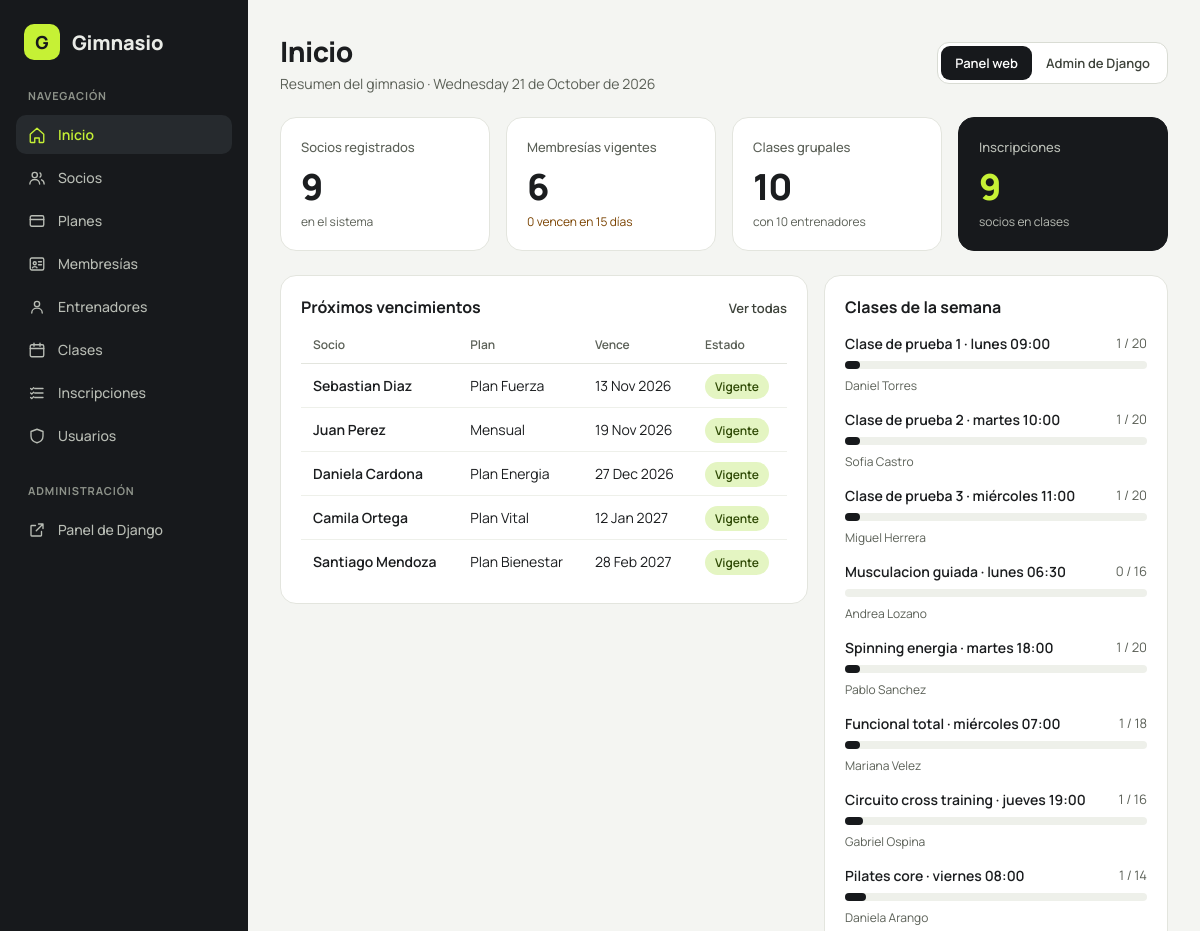
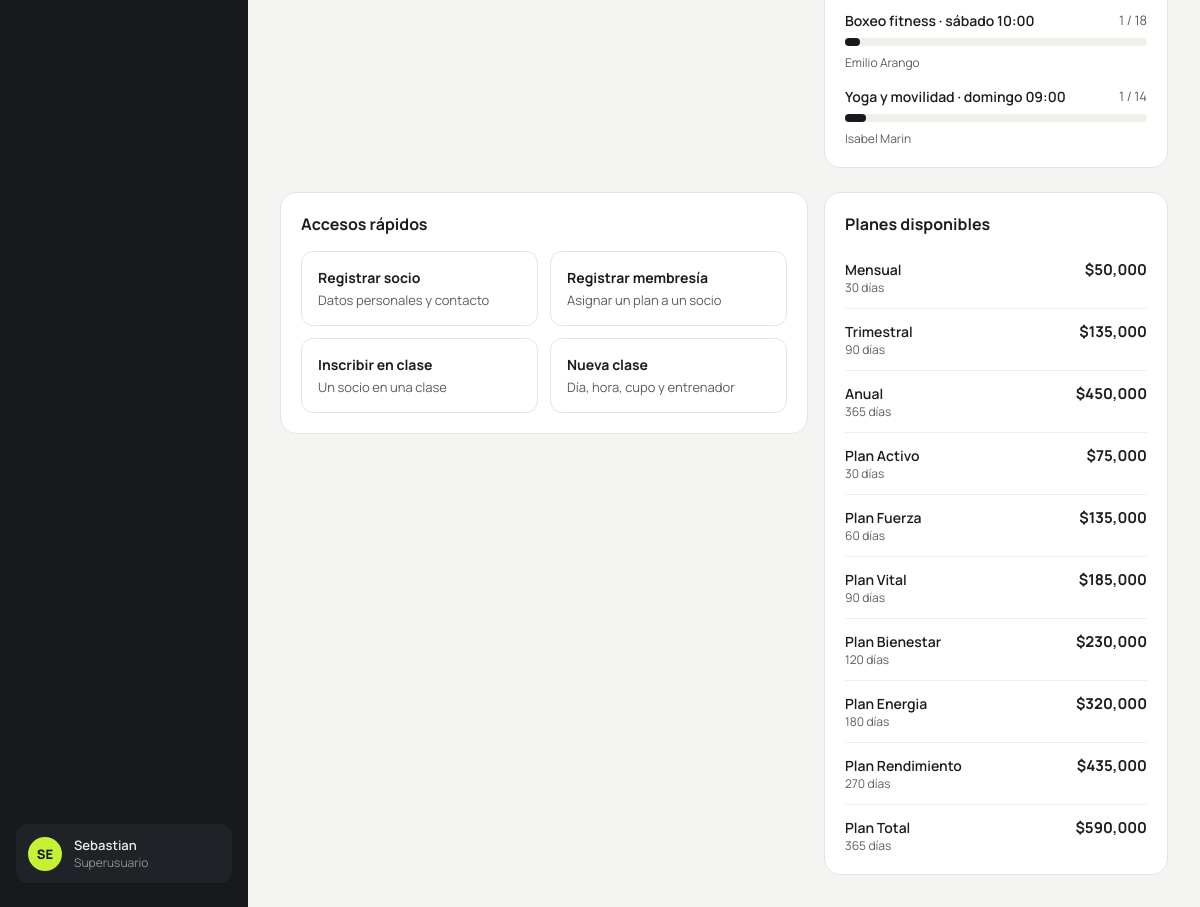
The app's page / (signed in) with its own data (2 pictures, top to bottom).
### planes/models.py (models this page shows)
class Plan(models.Model):
    pk_pla_id = models.AutoField(primary_key=True)
    pla_nombre = models.CharField(max_length=50)
    pla_precio = models.DecimalField(max_digits=10, decimal_places=2)
    pla_dias = models.PositiveIntegerField()
    class Meta:
        db_table = 'tbl_plan'
    def __str__(self):
        return f'{self.pla_nombre} ({self.pla_dias} días)'

### membresias/models.py (models this page shows, shortened)
class Membresia(models.Model):
    pk_mem_id = models.AutoField(primary_key=True)
    fk_soc = models.ForeignKey(
        'socios.Socio',
        on_delete=models.CASCADE,   # sin socio no existe la membresía
        related_name='membresias',
    )
    fk_pla = models.ForeignKey(
        'planes.Plan',
        on_delete=models.PROTECT,
        related_name='membresias',
    )
    fk_usu = models.ForeignKey(
        'usuarios.Usuario',
        on_delete=models.PROTECT,
        related_name='membresias_registradas',
    )
    mem_inicio = models.DateField()
    mem_fin = models.DateField()
    class Meta:
        db_table = 'tbl_membresia'

### clases/models.py (models this page shows)
class Clase(models.Model):
    DIAS = [
        ('lunes', 'Lunes'),
        ('martes', 'Martes'),
        ('miercoles', 'Miércoles'),
        ('jueves', 'Jueves'),
        ('viernes', 'Viernes'),
        ('sabado', 'Sábado'),
        ('domingo', 'Domingo'),
    ]
    pk_cla_id = models.AutoField(primary_key=True)
    fk_ent = models.ForeignKey(
        'entrenadores.Entrenador',
        on_delete=models.PROTECT,
        related_name='clases',
    )
    cla_nombre = models.CharField(max_length=60)
    cla_dia = models.CharField(max_length=10, choices=DIAS)
    cla_hora = models.TimeField()
    cla_cupo = models.PositiveIntegerField()
    socios = models.ManyToManyField(
        'socios.Socio',
        through='inscripciones.Inscripcion',
        related_name='clases',
    )
    class Meta:
        db_table = 'tbl_clase'
    def __str__(self):
        return f'{self.cla_nombre} - {self.get_cla_dia_display()} {self.cla_hora:%H:%M}'

### entrenadores/models.py (models this page shows)
class Entrenador(models.Model):
    pk_ent_id = models.AutoField(primary_key=True)
    ent_nombre = models.CharField(max_length=80)
    ent_apellido = models.CharField(max_length=80)
    ent_telefono = models.CharField(max_length=20)
    ent_especialidad = models.CharField(max_length=60)
    class Meta:
        db_table = 'tbl_entrenador'
    def __str__(self):
        return f'{self.ent_nombre} {self.ent_apellido} - {self.ent_especialidad}'

### config/views.py (the view)
# urls.py: path('', inicio, name='inicio'),
@staff_member_required
def inicio(request):
    return render(request, 'index.html', _contexto_inicio())

### config/views.py (called while the page is built)
def _texto_vencimiento(dias):
    if dias == 0:
        return 'Vence hoy'
    if dias <= DIAS_AVISO:
        return f'Vence en {dias} día' + ('' if dias == 1 else 's')
    return 'Vigente'

def _formularios_rapidos(formulario_activo=None):
    modulos = ('socios', 'membresias', 'inscripciones', 'clases')
    formularios = []
    for modulo in modulos:
        configuracion = CATALOGOS[modulo]
        formulario = (
            formulario_activo
            if formulario_activo is not None and modulo == formulario_activo['modulo']
            else FORMULARIOS[modulo]()
        )
        formularios.append({
            'modulo': modulo,
            'titulo': configuracion['crear_texto'],
            'formulario': formulario,
            'modal_id': f'modal-{modulo}',
        })
    return formularios

### socios/models.py (called while the page is built)
    def __str__(self):
        return f'{self.soc_nombre} {self.soc_apellido} - {self.soc_documento}'

### usuarios/models.py (called while the page is built)
    def __str__(self):
        return f'{self.usu_nombre} {self.usu_apellido} ({self.get_usu_rol_display()})'

### templates/index.html (shortened to what this page needs)
{% extends 'base.html' %}
{% block contenido %}
<header class="encabezado">
  <div>
    <h1>Inicio</h1>
    <p>Resumen del gimnasio · {{ hoy|date:"l j \d\e F \d\e Y" }}</p>
  </div>
  <div class="acciones">
    <div class="selector" role="group" aria-label="Elegir panel">
      <a class="activo" href="{% url 'inicio' %}">Panel web</a>
      <a href="{% url 'admin:index' %}">Admin de Django</a>
    </div>
  </div>
</header>
<section class="fila" aria-label="Indicadores">
  <div class="tarjeta kpi">
    <div class="kpi-etiqueta">Socios registrados</div>
    <div class="kpi-valor">{{ total_socios }}</div>
    <div class="kpi-nota">en el sistema</div>
  </div>
  <div class="tarjeta kpi aviso">
    <div class="kpi-etiqueta">Membresías vigentes</div>
    <div class="kpi-valor">{{ total_vigentes }}</div>
    <div class="kpi-nota">{{ por_vencer }} vencen en 15 días</div>
  </div>
  <div class="tarjeta kpi">
    <div class="kpi-etiqueta">Clases grupales</div>
    <div class="kpi-valor">{{ total_clases }}</div>
    <div class="kpi-nota">con {{ total_entrenadores }} entrenadores</div>
  </div>
  <div class="tarjeta kpi oscuro">
    <div class="kpi-etiqueta">Inscripciones</div>
    <div class="kpi-valor">{{ total_inscripciones }}</div>
    <div class="kpi-nota">socios en clases</div>
  </div>
</section>
<section class="fila">
  <div class="tarjeta grande">
    <div class="tarjeta-cab">
      <h2>Próximos vencimientos</h2>
      <a href="{% url 'catalogo' 'membresias' %}">Ver todas</a>
    </div>
    <div class="tabla-wrap">
      <table class="t">
        <thead>
          <tr><th>Socio</th><th>Plan</th><th>Vence</th><th>Estado</th></tr>
        </thead>
        <tbody>
          {% for m in proximas %}
          <tr>
            <td class="fuerte">{{ m.socio }}</td>
            <td>{{ m.plan }}</td>
            <td>{{ m.fin|date:"d M Y" }}</td>
            <td><span class="chip {{ m.estado }}">{{ m.texto }}</span></td>
          </tr>
          {% empty %}
          <tr><td colspan="4" class="vacio">Aún no hay membresías registradas.</td></tr>
          {% endfor %}
        </tbody>
      </table>
    </div>
  </div>
  <div class="tarjeta chica">
    <h2>Clases de la semana</h2>
    <div class="lista-clases">
      {% for c in clases %}
      <div>
        <div class="clase-cab">
          <span class="clase-nombre">{{ c.cla_nombre }} · {{ c.get_cla_dia_display|lower }} {{ c.cla_hora|time:"H:i" }}</span>
          <span class="clase-cupo">{{ c.inscritos }} / {{ c.cla_cupo }}</span>
        </div>
        <div class="barra"><span style="width: {{ c.porcentaje }}%"></span></div>
        <div class="clase-extra">{{ c.fk_ent.ent_nombre }} {{ c.fk_ent.ent_apellido }}</div>
      </div>
      {% empty %}
      <div class="vacio">Aún no hay clases registradas.</div>
      {% endfor %}
    </div>
  </div>
</section>
<section class="fila">
  <div class="tarjeta grande">
    <h2>Accesos rápidos</h2>
    <div class="accesos">
      <a class="acceso" href="{% url 'catalogo' 'socios' %}" data-modal-open="modal-socios">
        <strong>Registrar socio</strong><span>Datos personales y contacto</span>
      </a>
      <a class="acceso" href="{% url 'catalogo' 'membresias' %}" data-modal-open="modal-membresias">
        <strong>Registrar membresía</strong><span>Asignar un plan a un socio</span>
      </a>
      <a class="acceso" href="{% url 'catalogo' 'inscripciones' %}" data-modal-open="modal-inscripciones">
        <strong>Inscribir en clase</strong><span>Un socio en una clase</span>
      </a>
      <a class="acceso" href="{% url 'catalogo' 'clases' %}" data-modal-open="modal-clases">
        <strong>Nueva clase</strong><span>Día, hora, cupo y entrenador</span>
      </a>
    </div>
  </div>
  <div class="tarjeta chica">
    <h2>Planes disponibles</h2>
    <div style="margin-top: 12px">
      {% for p in planes %}
      <div class="plan-item">
        <div>
          <div class="plan-nombre">{{ p.pla_nombre }}</div>
          <div class="plan-dias">{{ p.pla_dias }} días</div>
        </div>
        <div class="plan-precio">${{ p.pla_precio|floatformat:"0g" }}</div>
      </div>
      {% empty %}
      <div class="vacio">Aún no hay planes registrados.</div>
      {% endfor %}
    </div>
  </div>
</section>
{% endblock %}

### templates/base.html (shortened to what this page needs)
{% load static %}
<!DOCTYPE html>
<html lang="es">
<head>
  <link rel="stylesheet" href="{% static 'css/estilos.css' %}">
</head>
<body>
<div class="layout">
  <aside class="sidebar">
    <div class="marca">
      <div class="marca-logo">G</div>
      <div class="marca-nombre">Gimnasio</div>
    </div>
    <nav class="nav" aria-label="Módulos">
      <div class="nav-titulo">NAVEGACIÓN</div>
      <a class="nav-item {% if request.path == '/' %}activo{% endif %}" href="{% url 'inicio' %}">
        <svg width="18" height="18" viewBox="0 0 24 24" fill="none" stroke="currentColor" stroke-width="1.8" stroke-linecap="round" stroke-linejoin="round" aria-hidden="true"><path d="M3 11l9-8 9 8v10a1 1 0 0 1-1 1h-5v-6H9v6H4a1 1 0 0 1-1-1z"/></svg>
        Inicio
      </a>
      <a class="nav-item {% if request.path == '/catalogo/socios/' %}activo{% endif %}" href="{% url 'catalogo' 'socios' %}">
        Socios
      </a>
      <a class="nav-item {% if request.path == '/catalogo/planes/' %}activo{% endif %}" href="{% url 'catalogo' 'planes' %}">
        <svg width="18" height="18" viewBox="0 0 24 24" fill="none" stroke="currentColor" stroke-width="1.8" stroke-linecap="round" stroke-linejoin="round" aria-hidden="true"><rect x="3" y="5" width="18" height="14" rx="2"/><path d="M3 10h18"/></svg>
        Planes
      </a>
      <a class="nav-item {% if request.path == '/catalogo/membresias/' %}activo{% endif %}" href="{% url 'catalogo' 'membresias' %}">
        <svg width="18" height="18" viewBox="0 0 24 24" fill="none" stroke="currentColor" stroke-width="1.8" stroke-linecap="round" stroke-linejoin="round" aria-hidden="true"><rect x="3" y="4" width="18" height="16" rx="2"/><circle cx="9" cy="11" r="2"/><path d="M6 17c.5-2 5.5-2 6 0M14 9h4M14 13h4"/></svg>
        Membresías
      </a>
      <a class="nav-item {% if request.path == '/catalogo/entrenadores/' %}activo{% endif %}" href="{% url 'catalogo' 'entrenadores' %}">
        <svg width="18" height="18" viewBox="0 0 24 24" fill="none" stroke="currentColor" stroke-width="1.8" stroke-linecap="round" stroke-linejoin="round" aria-hidden="true"><circle cx="12" cy="8" r="3.5"/><path d="M5 20c0-4 3.1-6.5 7-6.5s7 2.5 7 6.5"/></svg>
        Entrenadores
      </a>
      <a class="nav-item {% if request.path == '/catalogo/clases/' %}activo{% endif %}" href="{% url 'catalogo' 'clases' %}">
        <svg width="18" height="18" viewBox="0 0 24 24" fill="none" stroke="currentColor" stroke-width="1.8" stroke-linecap="round" stroke-linejoin="round" aria-hidden="true"><rect x="3" y="5" width="18" height="16" rx="2"/><path d="M3 10h18M8 3v4M16 3v4"/></svg>
        Clases
      </a>
      <a class="nav-item {% if request.path == '/catalogo/inscripciones/' %}activo{% endif %}" href="{% url 'catalogo' 'inscripciones' %}">
        <svg width="18" height="18" viewBox="0 0 24 24" fill="none" stroke="currentColor" stroke-width="1.8" stroke-linecap="round" stroke-linejoin="round" aria-hidden="true"><path d="M9 6h11M9 12h11M9 18h11M3.5 6l1.5 1.5L7.5 5M3.5 12l1.5 1.5L7.5 11M3.5 18l1.5 1.5L7.5 17"/></svg>
        Inscripciones
      </a>
      <a class="nav-item {% if request.path == '/catalogo/usuarios/' %}activo{% endif %}" href="{% url 'catalogo' 'usuarios' %}">
        <svg width="18" height="18" viewBox="0 0 24 24" fill="none" stroke="currentColor" stroke-width="1.8" stroke-linecap="round" stroke-linejoin="round" aria-hidden="true"><path d="M12 3l8 3v6c0 4.5-3.2 7.8-8 9-4.8-1.2-8-4.5-8-9V6z"/></svg>
        Usuarios
      </a>
    </nav>
    <nav class="nav" aria-label="Administración">
      <div class="nav-titulo">ADMINISTRACIÓN</div>
      <a class="nav-item" href="{% url 'admin:index' %}">
        <svg width="18" height="18" viewBox="0 0 24 24" fill="none" stroke="currentColor" stroke-width="1.8" stroke-linecap="round" stroke-linejoin="round" aria-hidden="true"><path d="M14 4h6v6M20 4l-9 9M18 14v5a1 1 0 0 1-1 1H5a1 1 0 0 1-1-1V7a1 1 0 0 1 1-1h5"/></svg>
        Panel de Django
      </a>
    </nav>
    <div class="usuario">
      <div class="usuario-avatar">{{ request.user.username|slice:":2"|upper }}</div>
      <div>
        <span class="usuario-nombre">{{ request.user.username }}</span>
        <span class="usuario-rol">{% if request.user.is_superuser %}Superusuario{% else %}Personal{% endif %}</span>
      </div>
    </div>
  </aside>
  <main class="contenido">
    {% block contenido %}{% endblock %}
  </main>
</div>
</body>
</html>

### records on screen
Plan: plan "Plan Fuerza", pla_nombre "Plan Fuerza", pla_dias "60", pla_precio "135,000"
Membresia: fin "13 Nov 2026"
Plan: plan "Mensual", pla_nombre "Mensual", pla_dias "30", pla_precio "50,000"
Membresia: fin "19 Nov 2026"
Plan: plan "Plan Energia", pla_nombre "Plan Energia", pla_dias "180", pla_precio "320,000"
Membresia: fin "27 Dec 2026"
Plan: plan "Plan Vital", pla_nombre "Plan Vital", pla_dias "90", pla_precio "185,000"
Membresia: fin "12 Jan 2027"
Plan: plan "Plan Bienestar", pla_nombre "Plan Bienestar", pla_dias "120", pla_precio "230,000"
Membresia: fin "28 Feb 2027"
Clase: cla_nombre "Clase de prueba 1", cla_dia "lunes", cla_hora "09:00", inscritos "1", cla_cupo "20", {{ c.porcentaje }} 5 (drawn), fk_ent.ent_nombre "Daniel", fk_ent.ent_apellido "Torres"
Clase: cla_nombre "Clase de prueba 2", cla_dia "martes", cla_hora "10:00", inscritos "1", cla_cupo "20", {{ c.porcentaje }} 5 (drawn), fk_ent.ent_nombre "Sofia", fk_ent.ent_apellido "Castro"
Clase: cla_nombre "Clase de prueba 3", cla_dia "miércoles", cla_hora "11:00", inscritos "1", cla_cupo "20", {{ c.porcentaje }} 5 (drawn), fk_ent.ent_nombre "Miguel", fk_ent.ent_apellido "Herrera"
Clase: cla_nombre "Musculacion guiada", cla_dia "lunes", cla_hora "06:30", inscritos "0", cla_cupo "16", fk_ent.ent_nombre "Andrea", fk_ent.ent_apellido "Lozano"
Clase: cla_nombre "Spinning energia", cla_dia "martes", cla_hora "18:00", inscritos "1", cla_cupo "20", {{ c.porcentaje }} 5 (drawn), fk_ent.ent_nombre "Pablo", fk_ent.ent_apellido "Sanchez"
Clase: cla_nombre "Funcional total", cla_dia "miércoles", cla_hora "07:00", inscritos "1", cla_cupo "18", {{ c.porcentaje }} 5 (drawn), fk_ent.ent_nombre "Mariana", fk_ent.ent_apellido "Velez"
Clase: cla_nombre "Circuito cross training", cla_dia "jueves", cla_hora "19:00", inscritos "1", cla_cupo "16", {{ c.porcentaje }} 6 (drawn), fk_ent.ent_nombre "Gabriel", fk_ent.ent_apellido "Ospina"
Clase: cla_nombre "Pilates core", cla_dia "viernes", cla_hora "08:00", inscritos "1", cla_cupo "14", {{ c.porcentaje }} 7 (drawn), fk_ent.ent_nombre "Daniela", fk_ent.ent_apellido "Arango"
Clase: cla_nombre "Boxeo fitness", cla_dia "sábado", cla_hora "10:00", inscritos "1", cla_cupo "18", {{ c.porcentaje }} 5 (drawn), fk_ent.ent_nombre "Emilio", fk_ent.ent_apellido "Arango"
Clase: cla_nombre "Yoga y movilidad", cla_dia "domingo", cla_hora "09:00", inscritos "1", cla_cupo "14", {{ c.porcentaje }} 7 (drawn), fk_ent.ent_nombre "Isabel", fk_ent.ent_apellido "Marin"
Plan: pla_nombre "Trimestral", pla_dias "90", pla_precio "135,000"
Plan: pla_nombre "Anual", pla_dias "365", pla_precio "450,000"
Plan: pla_nombre "Plan Activo", pla_dias "30", pla_precio "75,000"
Plan: pla_nombre "Plan Rendimiento", pla_dias "270", pla_precio "435,000"
Plan: pla_nombre "Plan Total", pla_dias "365", pla_precio "590,000"

### other values on screen
{{ request.user.username|slice:":2"|upper }} "SE"
{{ request.user.username }} "Sebastian"
{{ hoy|date:"l j \d\e F \d\e Y" }} "Wednesday 21 de October de 2026"
{{ total_socios }} "9"
{{ total_vigentes }} "6"
{{ por_vencer }} "0"
{{ total_clases }} "10"
{{ total_entrenadores }} "10"
{{ total_inscripciones }} "9"
{{ m.socio }} "Sebastian Diaz" "Juan Perez" "Daniela Cardona" "Camila Ortega" "Santiago Mendoza"
{{ m.texto }} "Vigente" "Vigente" "Vigente" "Vigente" "Vigente"
